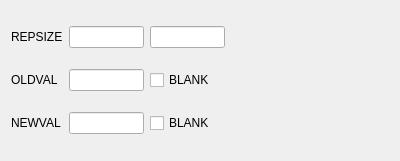
<?xml version="1.0" encoding="UTF-8"?>
<ui version="4.0">
 <class>snapper</class>
 <widget class="QFrame" name="snapper">
  <property name="geometry">
   <rect>
    <x>0</x>
    <y>0</y>
    <width>400</width>
    <height>161</height>
   </rect>
  </property>
  <property name="windowTitle">
   <string>Frame</string>
  </property>
  <property name="frameShape">
   <enum>QFrame::NoFrame</enum>
  </property>
  <property name="frameShadow">
   <enum>QFrame::Raised</enum>
  </property>
  <layout class="QGridLayout" name="gridLayout">
   <item row="0" column="0">
    <widget class="QLabel" name="label">
     <property name="text">
      <string>REPSIZE</string>
     </property>
    </widget>
   </item>
   <item row="0" column="1">
    <widget class="QLineEdit" name="repsizexLine">
     <property name="maximumSize">
      <size>
       <width>75</width>
       <height>16777215</height>
      </size>
     </property>
    </widget>
   </item>
   <item row="0" column="2">
    <widget class="QLineEdit" name="repsizeyLine">
     <property name="maximumSize">
      <size>
       <width>75</width>
       <height>16777215</height>
      </size>
     </property>
    </widget>
   </item>
   <item row="0" column="3">
    <spacer name="horizontalSpacer">
     <property name="orientation">
      <enum>Qt::Horizontal</enum>
     </property>
     <property name="sizeHint" stdset="0">
      <size>
       <width>154</width>
       <height>20</height>
      </size>
     </property>
    </spacer>
   </item>
   <item row="1" column="0">
    <widget class="QLabel" name="label_2">
     <property name="text">
      <string>OLDVAL</string>
     </property>
    </widget>
   </item>
   <item row="1" column="1">
    <widget class="QLineEdit" name="oldvalLine">
     <property name="maximumSize">
      <size>
       <width>75</width>
       <height>16777215</height>
      </size>
     </property>
    </widget>
   </item>
   <item row="1" column="2">
    <widget class="QCheckBox" name="oldvalCheck">
     <property name="text">
      <string>BLANK</string>
     </property>
    </widget>
   </item>
   <item row="2" column="0">
    <widget class="QLabel" name="label_3">
     <property name="text">
      <string>NEWVAL</string>
     </property>
    </widget>
   </item>
   <item row="2" column="1">
    <widget class="QLineEdit" name="newvalLine">
     <property name="maximumSize">
      <size>
       <width>75</width>
       <height>16777215</height>
      </size>
     </property>
    </widget>
   </item>
   <item row="2" column="2">
    <widget class="QCheckBox" name="newvalCheck">
     <property name="text">
      <string>BLANK</string>
     </property>
    </widget>
   </item>
  </layout>
 </widget>
 <resources/>
 <connections/>
</ui>
